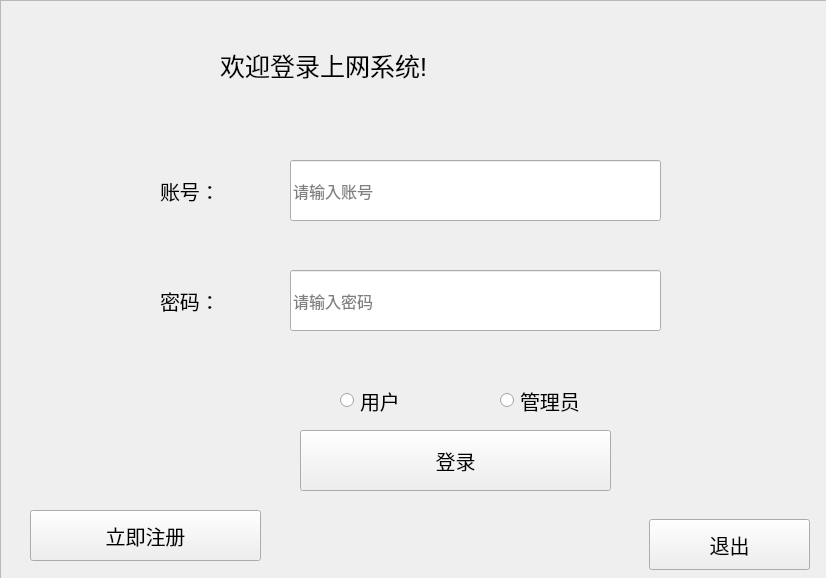
<?xml version="1.0" encoding="UTF-8"?>
<ui version="4.0">
 <class>Widget</class>
 <widget class="QWidget" name="Widget">
  <property name="geometry">
   <rect>
    <x>0</x>
    <y>0</y>
    <width>826</width>
    <height>578</height>
   </rect>
  </property>
  <property name="windowTitle">
   <string>登录界面</string>
  </property>
  <property name="styleSheet">
   <string notr="true"/>
  </property>
  <widget class="QLabel" name="label">
   <property name="geometry">
    <rect>
     <x>160</x>
     <y>150</y>
     <width>131</width>
     <height>81</height>
    </rect>
   </property>
   <property name="font">
    <font>
     <pointsize>15</pointsize>
    </font>
   </property>
   <property name="text">
    <string>账号：</string>
   </property>
  </widget>
  <widget class="QLabel" name="label_2">
   <property name="geometry">
    <rect>
     <x>160</x>
     <y>270</y>
     <width>91</width>
     <height>61</height>
    </rect>
   </property>
   <property name="font">
    <font>
     <pointsize>15</pointsize>
    </font>
   </property>
   <property name="text">
    <string>密码：</string>
   </property>
  </widget>
  <widget class="QLabel" name="label_3">
   <property name="geometry">
    <rect>
     <x>220</x>
     <y>30</y>
     <width>431</width>
     <height>71</height>
    </rect>
   </property>
   <property name="font">
    <font>
     <pointsize>19</pointsize>
    </font>
   </property>
   <property name="text">
    <string>欢迎登录上网系统!</string>
   </property>
  </widget>
  <widget class="QLineEdit" name="lineEdit">
   <property name="geometry">
    <rect>
     <x>290</x>
     <y>160</y>
     <width>371</width>
     <height>61</height>
    </rect>
   </property>
   <property name="font">
    <font>
     <pointsize>12</pointsize>
    </font>
   </property>
   <property name="placeholderText">
    <string>请输入账号</string>
   </property>
  </widget>
  <widget class="QLineEdit" name="lineEdit_2">
   <property name="geometry">
    <rect>
     <x>290</x>
     <y>270</y>
     <width>371</width>
     <height>61</height>
    </rect>
   </property>
   <property name="font">
    <font>
     <pointsize>12</pointsize>
    </font>
   </property>
   <property name="focusPolicy">
    <enum>Qt::ClickFocus</enum>
   </property>
   <property name="echoMode">
    <enum>QLineEdit::Password</enum>
   </property>
   <property name="placeholderText">
    <string>请输入密码</string>
   </property>
  </widget>
  <widget class="QPushButton" name="pushButton">
   <property name="geometry">
    <rect>
     <x>30</x>
     <y>510</y>
     <width>231</width>
     <height>51</height>
    </rect>
   </property>
   <property name="font">
    <font>
     <pointsize>15</pointsize>
    </font>
   </property>
   <property name="focusPolicy">
    <enum>Qt::NoFocus</enum>
   </property>
   <property name="text">
    <string>立即注册</string>
   </property>
  </widget>
  <widget class="QPushButton" name="pushButton_2">
   <property name="geometry">
    <rect>
     <x>300</x>
     <y>430</y>
     <width>311</width>
     <height>61</height>
    </rect>
   </property>
   <property name="font">
    <font>
     <pointsize>15</pointsize>
    </font>
   </property>
   <property name="focusPolicy">
    <enum>Qt::NoFocus</enum>
   </property>
   <property name="text">
    <string>登录</string>
   </property>
  </widget>
  <widget class="QRadioButton" name="radioButton">
   <property name="geometry">
    <rect>
     <x>340</x>
     <y>380</y>
     <width>131</width>
     <height>41</height>
    </rect>
   </property>
   <property name="font">
    <font>
     <pointsize>15</pointsize>
    </font>
   </property>
   <property name="text">
    <string>用户</string>
   </property>
  </widget>
  <widget class="QRadioButton" name="radioButton_2">
   <property name="geometry">
    <rect>
     <x>500</x>
     <y>380</y>
     <width>161</width>
     <height>41</height>
    </rect>
   </property>
   <property name="font">
    <font>
     <pointsize>15</pointsize>
    </font>
   </property>
   <property name="text">
    <string>管理员</string>
   </property>
  </widget>
  <widget class="QPushButton" name="pushButton_3">
   <property name="geometry">
    <rect>
     <x>649</x>
     <y>519</y>
     <width>161</width>
     <height>51</height>
    </rect>
   </property>
   <property name="font">
    <font>
     <pointsize>15</pointsize>
    </font>
   </property>
   <property name="focusPolicy">
    <enum>Qt::NoFocus</enum>
   </property>
   <property name="text">
    <string>退出</string>
   </property>
  </widget>
  <widget class="QFrame" name="frame">
   <property name="geometry">
    <rect>
     <x>0</x>
     <y>0</y>
     <width>831</width>
     <height>581</height>
    </rect>
   </property>
   <property name="styleSheet">
    <string notr="true">#frame{border-image: url(:/picture/3.jpg)}</string>
   </property>
   <property name="frameShape">
    <enum>QFrame::StyledPanel</enum>
   </property>
   <property name="frameShadow">
    <enum>QFrame::Raised</enum>
   </property>
  </widget>
  <zorder>frame</zorder>
  <zorder>label</zorder>
  <zorder>label_2</zorder>
  <zorder>label_3</zorder>
  <zorder>lineEdit</zorder>
  <zorder>lineEdit_2</zorder>
  <zorder>pushButton</zorder>
  <zorder>pushButton_2</zorder>
  <zorder>radioButton</zorder>
  <zorder>radioButton_2</zorder>
  <zorder>pushButton_3</zorder>
 </widget>
 <layoutdefault spacing="6" margin="11"/>
 <resources/>
 <connections>
  <connection>
   <sender>pushButton_3</sender>
   <signal>clicked()</signal>
   <receiver>Widget</receiver>
   <slot>close()</slot>
   <hints>
    <hint type="sourcelabel">
     <x>729</x>
     <y>544</y>
    </hint>
    <hint type="destinationlabel">
     <x>413</x>
     <y>288</y>
    </hint>
   </hints>
  </connection>
 </connections>
</ui>
